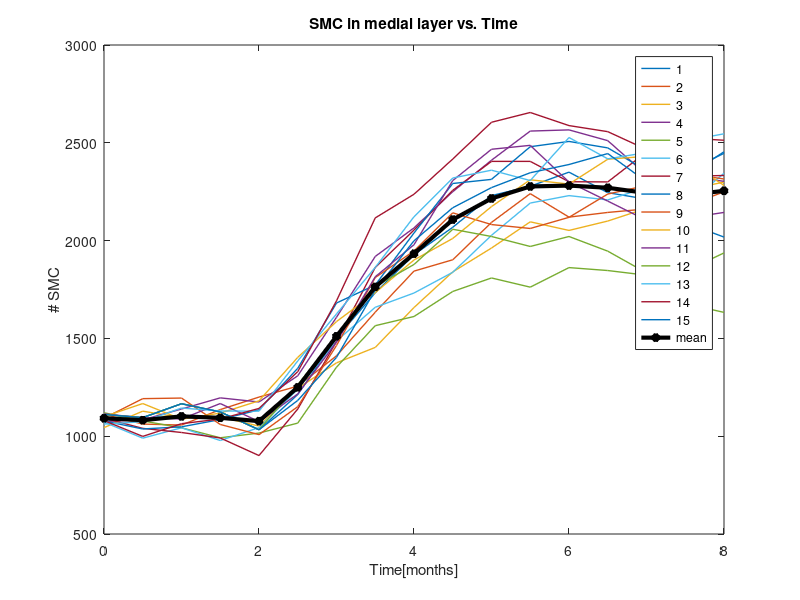
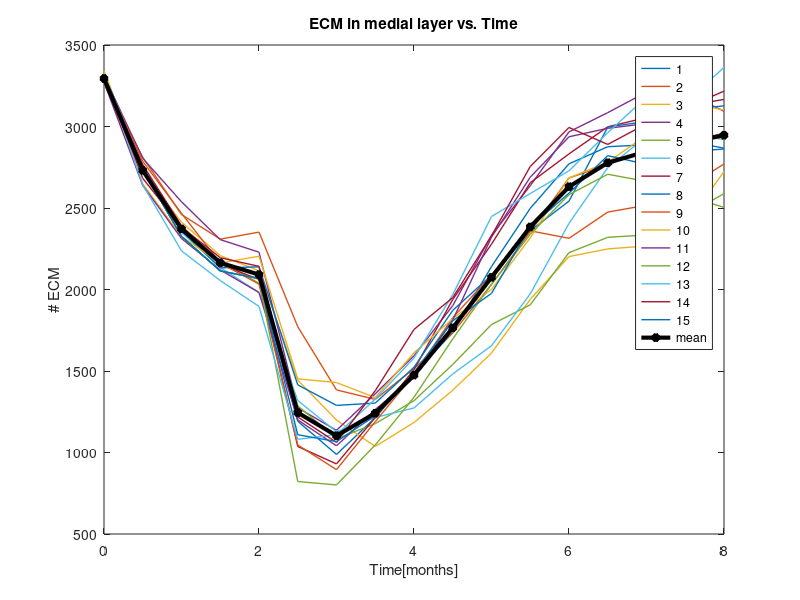
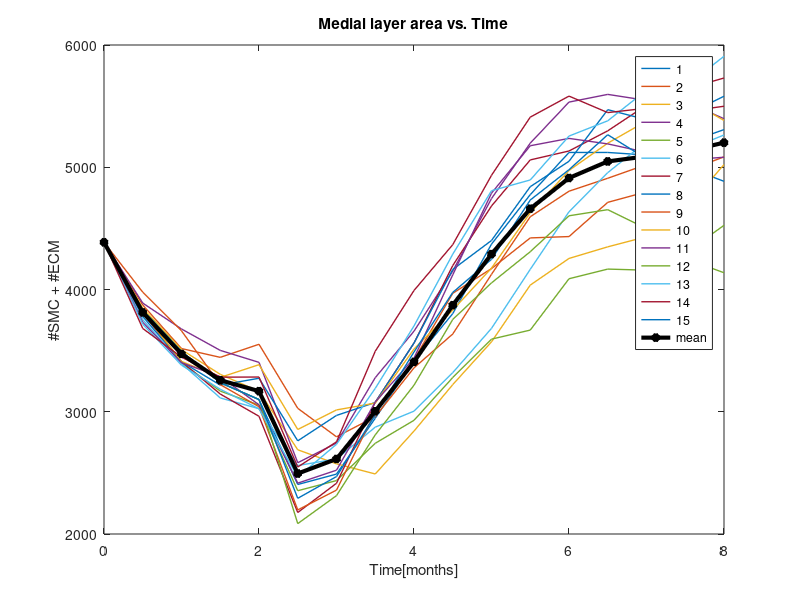
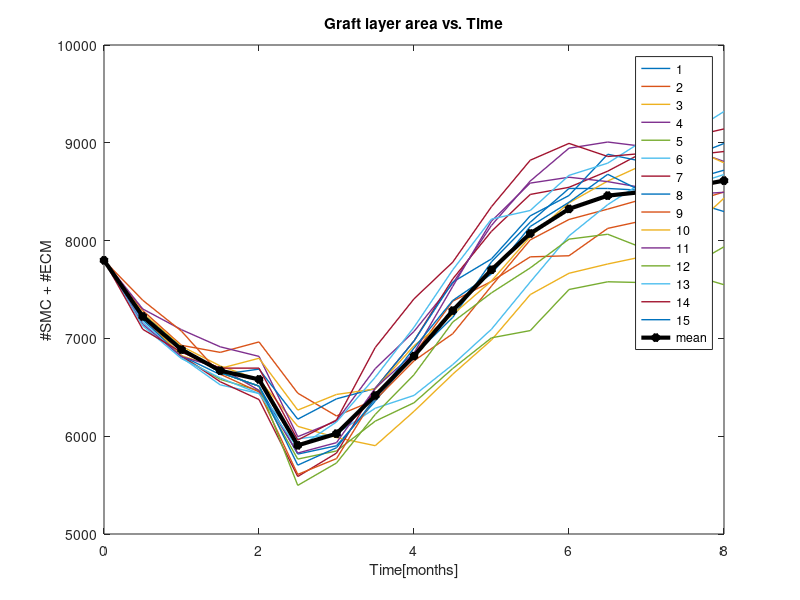

Here is the MATLAB script that generated these plots, in order:
% postprocessing
clear variables
close all
clc

% Initialization fo the matrices
number_of_run = 15;
number_of_time_points = 17;

SMC_MEDIA = zeros(number_of_run,number_of_time_points);
ECM_MEDIA = zeros(number_of_run,number_of_time_points);
MED_AREA = zeros(number_of_run,number_of_time_points);
GRAFT_AREA = zeros(number_of_run,number_of_time_points);

TIME = (0:0.5:8);

% Load ABM results and fill the matrices
load data1
SMC_MEDIA(1,:) = SMCmedia;
ECM_MEDIA(1,:) = ECMmedia;
MED_AREA(1,:) = Med_area;
GRAFT_AREA(1,:) = Graft_area;

load data2
SMC_MEDIA(2,:) = SMCmedia;
ECM_MEDIA(2,:) = ECMmedia;
MED_AREA(2,:) = Med_area;
GRAFT_AREA(2,:) = Graft_area;

load data3
SMC_MEDIA(3,:) = SMCmedia;
ECM_MEDIA(3,:) = ECMmedia;
MED_AREA(3,:) = Med_area;
GRAFT_AREA(3,:) = Graft_area;

load data4
SMC_MEDIA(4,:) = SMCmedia;
ECM_MEDIA(4,:) = ECMmedia;
MED_AREA(4,:) = Med_area;
GRAFT_AREA(4,:) = Graft_area;

load data5
SMC_MEDIA(5,:) = SMCmedia;
ECM_MEDIA(5,:) = ECMmedia;
MED_AREA(5,:) = Med_area;
GRAFT_AREA(5,:) = Graft_area;

load data6
SMC_MEDIA(6,:) = SMCmedia;
ECM_MEDIA(6,:) = ECMmedia;
MED_AREA(6,:) = Med_area;
GRAFT_AREA(6,:) = Graft_area;

load data7
SMC_MEDIA(7,:) = SMCmedia;
ECM_MEDIA(7,:) = ECMmedia;
MED_AREA(7,:) = Med_area;
GRAFT_AREA(7,:) = Graft_area;

load data8
SMC_MEDIA(8,:) = SMCmedia;
ECM_MEDIA(8,:) = ECMmedia;
MED_AREA(8,:) = Med_area;
GRAFT_AREA(8,:) = Graft_area;

load data9
SMC_MEDIA(9,:) = SMCmedia;
ECM_MEDIA(9,:) = ECMmedia;
MED_AREA(9,:) = Med_area;
GRAFT_AREA(9,:) = Graft_area;

load data10
SMC_MEDIA(10,:) = SMCmedia;
ECM_MEDIA(10,:) = ECMmedia;
MED_AREA(10,:) = Med_area;
GRAFT_AREA(10,:) = Graft_area;

load data11
SMC_MEDIA(11,:) = SMCmedia;
ECM_MEDIA(11,:) = ECMmedia;
MED_AREA(11,:) = Med_area;
GRAFT_AREA(11,:) = Graft_area;

load data12
SMC_MEDIA(12,:) = SMCmedia;
ECM_MEDIA(12,:) = ECMmedia;
MED_AREA(12,:) = Med_area;
GRAFT_AREA(12,:) = Graft_area;

load data13
SMC_MEDIA(13,:) = SMCmedia;
ECM_MEDIA(13,:) = ECMmedia;
MED_AREA(13,:) = Med_area;
GRAFT_AREA(13,:) = Graft_area;

load data14
SMC_MEDIA(14,:) = SMCmedia;
ECM_MEDIA(14,:) = ECMmedia;
MED_AREA(14,:) = Med_area;
GRAFT_AREA(14,:) = Graft_area;

load data15
SMC_MEDIA(15,:) = SMCmedia;
ECM_MEDIA(15,:) = ECMmedia;
MED_AREA(15,:) = Med_area;
GRAFT_AREA(15,:) = Graft_area;

% Mean 
SMC_MEDIA_MEAN = mean(SMC_MEDIA,1);
ECM_MEDIA_MEAN = mean(ECM_MEDIA,1);
MED_AREA_MEAN = mean(MED_AREA,1);
GRAFT_AREA_MEAN = mean(GRAFT_AREA,1);


% Plots
figure(1) % SMC in medial layer
plot(TIME,SMC_MEDIA,'-','linewidth',1);
hold on
plot(TIME,SMC_MEDIA_MEAN,'k*-','linewidth',3);
xlabel('Time[months]')
ylabel('# SMC')
title('SMC in medial layer vs. Time')
legend('1','2','3','4','5','6','7','8','9','10','11','12','13','14','15','mean',...
    'location','best');

figure(2) % ECM in medial layer
plot(TIME,ECM_MEDIA,'-','linewidth',1);
hold on
plot(TIME,ECM_MEDIA_MEAN,'k*-','linewidth',3);
xlabel('Time[months]')
ylabel('# ECM')
title('ECM in medial layer vs. Time')
legend('1','2','3','4','5','6','7','8','9','10','11','12','13','14','15','mean',...
    'location','best');

figure(3) % Medial area
plot(TIME,MED_AREA,'-','linewidth',1);
hold on
plot(TIME,MED_AREA_MEAN,'k*-','linewidth',3);
xlabel('Time[months]')
ylabel('#SMC + #ECM')
title('Medial layer area vs. Time')
legend('1','2','3','4','5','6','7','8','9','10','11','12','13','14','15','mean',...
    'location','best')

figure(4) % Graft area
plot(TIME,GRAFT_AREA,'-','linewidth',1);
hold on
plot(TIME,GRAFT_AREA_MEAN,'k*-','linewidth',3);
xlabel('Time[months]')
ylabel('#SMC + #ECM')
title('Graft layer area vs. Time')
legend('1','2','3','4','5','6','7','8','9','10','11','12','13','14','15','mean',...
    'location','best')


figure(5) % All the mean trends
subplot(2,2,1)
plot(TIME,SMC_MEDIA_MEAN,'*-','linewidth',3)
xlabel('Time[months]')
ylabel('# SMC')
title('SMC in medial layer vs. Time')

subplot(2,2,2)
plot(TIME,ECM_MEDIA_MEAN,'*-','linewidth',3);
xlabel('Time[months]')
ylabel('# ECM')
title('ECM in medial layer vs. Time')

subplot(2,2,3)
plot(TIME,MED_AREA_MEAN,'*-','linewidth',3);
xlabel('Time[months]')
ylabel('#SMC + #ECM')
title('Medial layer area vs. Time')

subplot(2,2,4)
plot(TIME,GRAFT_AREA_MEAN,'*-','linewidth',3);
xlabel('Time[months]')
ylabel('#SMC + #ECM')
title('Graft layer area vs. Time')

% Competitive cellular events
SMC_MEDIA_MEAN_NORM = SMC_MEDIA_MEAN(5:end)./SMC_MEDIA_MEAN(5);
ECM_MEDIA_MEAN_NORM = ECM_MEDIA_MEAN(5:end)./ECM_MEDIA_MEAN(5);
TIME2=(0:0.5:6);

figure(6)
plot(TIME2,SMC_MEDIA_MEAN_NORM,'r*-','linewidth',3);
hold on
plot(TIME2,ECM_MEDIA_MEAN_NORM,'b*-','linewidth',3);

xlabel('Follow up Time [months]')
ylabel('#cells (normalized)')
title('SMC mitosis vs. ECM degradation in medial layer')
legend('SMC mitosis','ECM degradation','location','best');









